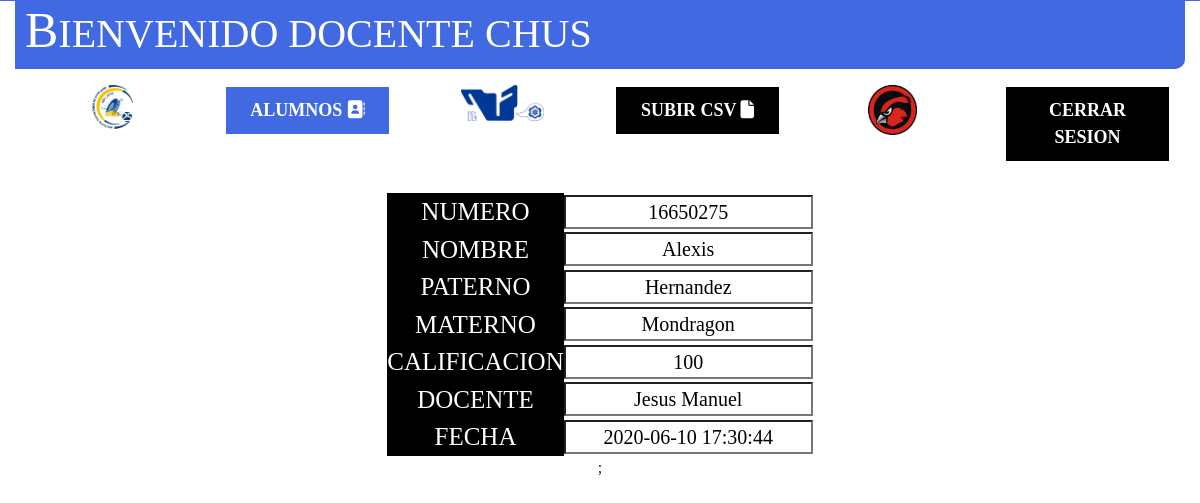
Screenshot of /Docente/verCalificacion.php?cve=12 (signed in) with the database file from the repository.
### tables this page shows
CREATE TABLE `calificaciones` (
  `cve_cal` int(11) NOT NULL,
  `califi_cal` int(11) NOT NULL,
  `cve_alu` int(11) NOT NULL,
  `cve_usu` int(11) NOT NULL,
  `datetime_cal` datetime NOT NULL
);

CREATE TABLE `alumnos` (
  `cve_alu` int(11) NOT NULL,
  `nombre_alu` varchar(30) NOT NULL,
  `app_alu` varchar(30) NOT NULL,
  `apm_alu` varchar(30) NOT NULL
);

CREATE TABLE `personals` (
  `cve_per` int(11) NOT NULL,
  `titulo_per` varchar(60) NOT NULL,
  `nombre_per` varchar(30) NOT NULL,
  `app_per` varchar(30) NOT NULL,
  `apm_per` varchar(30) NOT NULL,
  `sexo_per` varchar(30) NOT NULL,
  `rfc_per` varchar(30) NOT NULL,
  `curp_per` varchar(30) NOT NULL,
  `foto_per` varchar(250) NOT NULL,
  `correo_per` varchar(30) NOT NULL
);

### Docente/verCalificacion.php (the view, shortened to what this page needs)
<?php
include_once "encabezado.php";
?>
<br><br><br><br><br><br><br><br>
<div>
	<center>
		<table width="200" border="0">
			<?PHP
			if (isset($_GET['cve'])) {
				$consulta = "SELECT * from calificaciones join alumnos on alumnos.cve_alu = calificaciones.cve_alu join usuarios_cargos on usuarios_cargos.cve_usu=calificaciones.cve_usu join puestos on puestos.cve_pue = usuarios_cargos.cve_pue join personals on personals.cve_per = usuarios_cargos.cve_per join departamentos on departamentos.cve_dep = usuarios_cargos.cve_dep WHERE calificaciones.cve_cal=" . $_GET['cve'];
				$ejecuta = mysqli_query($mysqli, $consulta);
				$res = mysqli_fetch_assoc($ejecuta);
				echo '<form>
				<tr>
					<td id="cabeceraTabla">NUMERO</td>
					<td><input type="text" id="datosTablaInsertar" value="' . $res['cve_alu'] . '" name="cve_alu" readonly /></td>
				</tr>
				<tr>
					<td id="cabeceraTabla">NOMBRE</td>
					<td><input type="text" id="datosTablaInsertar" value="' . $res['nombre_alu'] . '" name="nom_alu" readonly /></td>
				</tr>
				<tr>
					<td id="cabeceraTabla">PATERNO</td>
					<td><input type="text" id="datosTablaInsertar"  value="' . $res['app_alu'] . '"  name="app_alu" readonly /></td>
				</tr>
				<tr>
					<td id="cabeceraTabla">MATERNO</td>
					<td><input type="text" id="datosTablaInsertar" value="' . $res['apm_alu'] . '" name="apm_alu" readonly /></td>
				</tr>
				<tr>
					<td id="cabeceraTabla">CALIFICACION</td>
					<td><input type="text" id="datosTablaInsertar" value="' . $res['califi_cal'] . '" name="califi_cal" readonly /></td>
				</tr>
				<tr>
					<td id="cabeceraTabla">DOCENTE</td>
					<td><input type="text" id="datosTablaInsertar" value="' . $res['nombre_per'] . '" name="nombre_per" readonly /></td>
				</tr>
				<tr>
					<td id="cabeceraTabla">FECHA</td>
					<td><input type="text" id="datosTablaInsertar" value="' . $res['datetime_cal'] . '" name="datetime_cal"  readonly /></td>
				</tr>
				';
			}	?>
		</table>;
	</center>
</div>

### css/estiloInicio.css (style rules this page uses)
* { margin: 0%; padding: 0%; list-style: none; text-decoration: none; font-family: "Times New Roman", Times, serif; box-sizing: border-box; }
#cabeceraTabla { font-size: 25px; text-align: center; background: black; color:white; }
#datosTablaInsertar { font-size: 20px; text-align: center; background: white; color:black; }

### css/estilo.css (style rules this page uses)
body { margin-top: 0px; }

### rows the page displays
calificaciones: cve_alu "16650275", nom_alu "Alexis", app_alu "Hernandez", apm_alu "Mondragon", califi_cal "100", nombre_per "Jesus Manuel", datetime_cal "2020-06-10 17:30:44"

### other values shown
$_SESSION["nombre_usu"] "CHUS"
